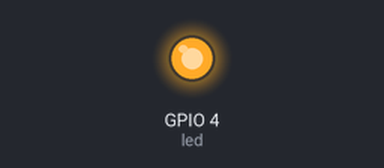
A program run on a simulated Raspberry Pi (BCM pin numbers). Parts: output pins drawn as LEDs (lit = HIGH). At 14.0 s the program stops and its outputs stay as they are.

Above: at 0.1 s.
At 13.6 s:
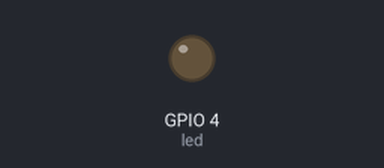
Timing chart, 0 to 15.1 s (numbered marks = the images above):
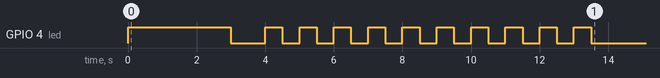

Measured:
- by itself, GPIO 4 (led): goes HIGH 3.0 s, LOW 1.0 s, 9 × (HIGH 0.50 s, LOW 0.50 s), HIGH 0.50 s, then LOW

The program:

ledClass.py
```python
#!/usr/bin/python3
"""
Designed by R. Chiu for the embeded system lecture.
(r)2023  Universidad de Guadalajara MX
All the code comments where gerenerated automatically by chatGPT 3.5
"""

import RPi.GPIO as GPIO
import time

class LED:
    def __init__(self, pin):
        # Initialize the LED using the given GPIO pin
        self.pin = pin
        GPIO.setmode(GPIO.BCM)
        GPIO.setup(self.pin, GPIO.OUT)

    def ledBlink(self, duration, interval):
        # Blink the LED for the specified duration (in seconds) with the given interval (in seconds)
        try:
            while duration > 0:
                GPIO.output(self.pin, GPIO.HIGH)  # Turn the LED on
                time.sleep(interval)
                GPIO.output(self.pin, GPIO.LOW)   # Turn the LED off
                time.sleep(interval)
                duration -= interval
        except KeyboardInterrupt:
            pass
        finally:
            self.ledOff()  # Ensure the LED is turned off when done

    def ledOn(self):
        # Turn the LED on
        GPIO.output(self.pin, GPIO.HIGH)

    def ledOff(self):
        # Turn the LED off
        GPIO.output(self.pin, GPIO.LOW)

    def cleanup(self):
        # Clean up the GPIO resources
        GPIO.cleanup()

if __name__ == "__main__":
    try:
        led = LED(4)  # Initialize the LED on GPIO pin 4
        led.ledOn()   # Turn the LED on
        time.sleep(3) # Keep the LED on for 3 seconds
        led.ledOff()  # Turn the LED off
        time.sleep(1) # Pause for 1 second
        led.ledBlink(5, 0.5)  # Blink the LED for 5 seconds with a 0.5-second interval
    finally:
        led.cleanup()  # Clean up GPIO resources when done
```
